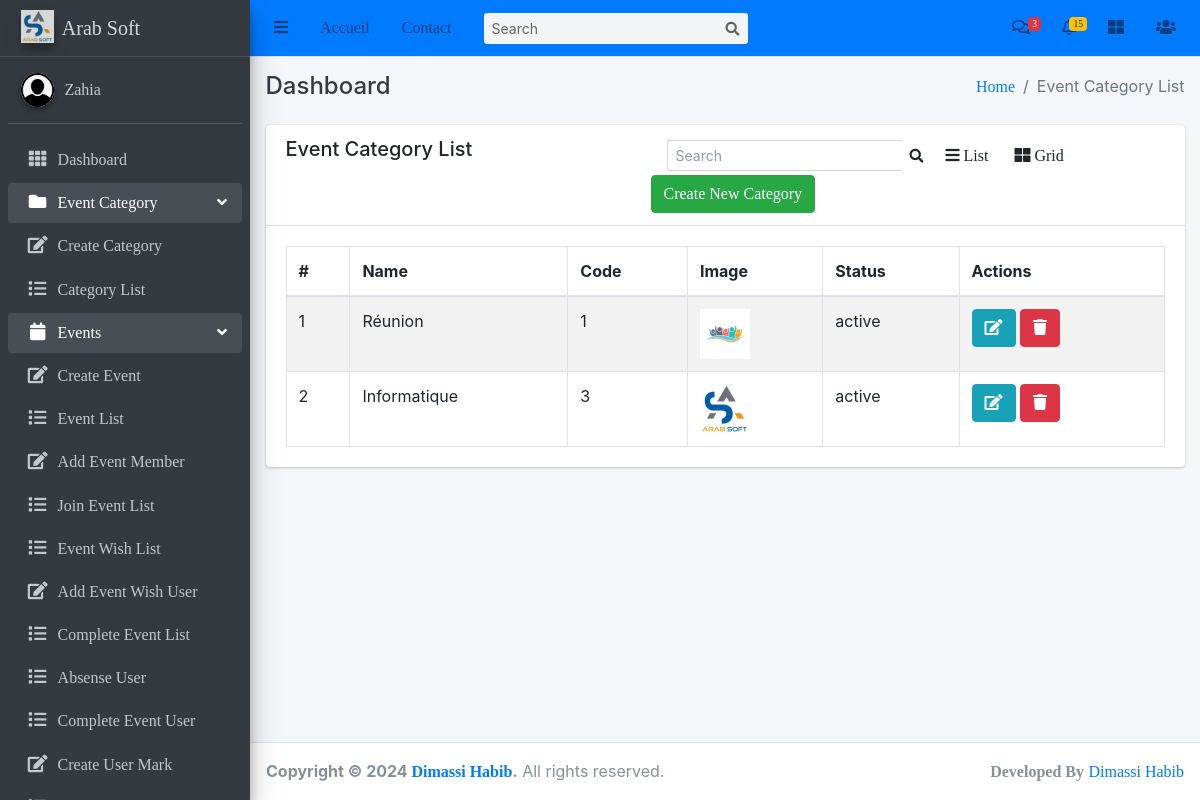
The app's page /events/category-list/ (signed in) with its own data.
### events/models.py (models this page shows, shortened)
class EventCategory(models.Model):
    name = models.CharField(max_length=255, unique=True)
    code = models.CharField(max_length=6, unique=True)
    image = models.ImageField(upload_to='event_category/')
    priority = models.IntegerField(unique=True)
    created_user = models.ForeignKey('auth.User', on_delete=models.CASCADE, related_name='created_user')
    updated_user = models.ForeignKey('auth.User', on_delete=models.CASCADE, related_name='updated_user')
    created_date = models.DateField(auto_now_add=True)
    updated_date = models.DateField(auto_now_add=True)
    status_choice = (
        ('disabled', 'Disabled'),
        ('active', 'Active'),
        ('deleted', 'Deleted'),
        ('blocked', 'Blocked'),
        ('completed', 'Completed'),
    )
    status = models.CharField(choices=status_choice, max_length=10)

### events/views.py (the view)
# urls.py: path('category-list/', EventCategoryListView.as_view(), name='event-category-list'),
class EventCategoryListView(LoginRequiredMixin, ListView):
    login_url = 'login'
    model = EventCategory
    template_name = 'events/event_category.html'
    context_object_name = 'event_category'

### templates/events/event_category.html (shortened to what this page needs)
{% extends 'base/base.html' %}
{% block breadcrumb %}Event Category List{% endblock breadcrumb %}
{% block content %}
    <div class="row">
        <div class="col-md-12">
            <div class="card">
                <div class="card-header">
                    <div class="row">
                        <div class="col-md-5">
                            <h5>Event Category List</h5>
                        </div>
                        <div class="col-md-7">
                            <div class="row">
                                <form class="form-inline ml-3" action="{% url 'search-event-category' %}" method="POST">
                                    <div class="input-group input-group-sm">
                                      <input class="form-control form-control-navbar" name="search" type="search" placeholder="Search" aria-label="Search">
                                      <div class="input-group-append">
                                        <button class="btn btn-navbar" type="submit">
                                          <i class="fas fa-search"></i>
                                        </button>
                                      </div>
                                    </div>
                                  </form>
                                <a class="btn" onclick="listView()"><i class="fa fa-bars"></i> List</a>
                                <a class="btn active" onclick="gridView()"><i class="fa fa-th-large"></i> Grid</a>
                                <a class="btn btn-success" href="{% url 'create-event-category' %}">Create New Category</a>
                            </div>
                        </div>
                    </div>
                </div>
                <div class="card-body">
                      <table class="table table-striped table-bordered datatable dataTable no-footer" id="DataTables_Table_0" role="grid" aria-describedby="DataTables_Table_0_info" style="border-collapse: collapse !important">
                        <thead>
                            <tr role="row">
                                <th>#</th>
                                <th>Name</th>
                                <th>Code</th>
                                <th class='ctg_image'>Image</th>
                                <th>Status</th>
                                <th>Actions</th>
                            </tr>
                        </thead>
                        <tbody>
                            {% for category in event_category %}
                              <tr>
                                  <td>{{ forloop.counter }}</td>
                                  <td>{{ category.name }}</td>
                                  <td>{{ category.code }}</td>
                                  <td class="ctg_image"><img class="ctg_image" src="{{ category.image.url }}" alt="Image" height="50px"></td>
                                  <td>{{ category.status }}</td>
                                  <td>
                                      <a class="btn btn-info" href="{% url 'edit-event-category' category.pk %}">
                                          <i class="fa fa-edit"></i>
                                      </a>
                                      <a class="btn btn-danger" href="{% url 'delete-event-category' category.pk %}">
                                          <i class="fa fa-trash"></i>
                                      </a>
                                  </td>
                              </tr>
                            {% endfor %}
                        </tbody>
                    </table>
                </div>
            </div>
        </div>
    </div>
{% endblock content %}

### templates/base/sidebar.html (shortened to what this page needs)
{% load static %}
<aside class="main-sidebar sidebar-dark-primary elevation-4">
    <a href="#" class="brand-link">
      <img src="{% static 'img/logo1.png' %}" alt="Logo" class="brand-image elevation-3"
           style="opacity: .8">
          <span class="brand-text font-weight-light">Arab Soft</span>
    </a>
    <div class="sidebar">
      <div class="user-panel mt-3 pb-3 mb-3 d-flex">
        <div class="image">
          <img src="{% static 'img/user.png' %}" class="img-circle elevation-2" alt="User Image">
        </div>
        <div class="info">
          <a href="#" class="d-block">{{ user }}</a>
        </div>
      </div>
      <nav class="mt-2">
        <ul class="nav nav-pills nav-sidebar flex-column" data-widget="treeview" role="menu" data-accordion="false">
          <li class="nav-item">
            <a href="{% url 'dashboard' %}" class="nav-link">
              <i class="nav-icon fas fa-th"></i>
              <p>
                Dashboard
              </p>
            </a>
          </li>
          <li class="nav-item has-treeview menu-open">
            <a href="#" class="nav-link">
              <i class="nav-icon fas fa-folder"></i>
              <p>
                Event Category
                <i class="right fas fa-angle-left"></i>
              </p>
            </a>
            <ul class="nav nav-treeview">
              <li class="nav-item">
                <a href="{% url 'create-event-category' %}" class="nav-link">
                  <i class="far fa fa-edit nav-icon"></i>
                  <p>Create Category</p>
                </a>
              </li>
              <li class="nav-item">
                <a href="{% url 'event-category-list' %}" class="nav-link">
                  <i class="far fa fa-list nav-icon"></i>
                  <p>Category List</p>
                </a>
              </li>
            </ul>
          </li>
          <li class="nav-item has-treeview menu-open">
            <a href="#" class="nav-link">
              <i class="nav-icon fas fa-calendar"></i>
              <p>
                Events
                <i class="right fas fa-angle-left"></i>
              </p>
            </a>
            <ul class="nav nav-treeview">
              <li class="nav-item">
                <a href="{% url 'event-create' %}" class="nav-link">
                  <i class="far fa fa-edit nav-icon"></i>
                  <p>Create Event</p>
                </a>
              </li>
              <li class="nav-item">
                <a href="{% url 'event-list' %}" class="nav-link">
                  <i class="far fa fa-list nav-icon"></i>
                  <p>Event List</p>
                </a>
              </li>
              <li class="nav-item">
                <a href="{% url 'add-event-member' %}" class="nav-link">
                  <i class="far fa fa-edit nav-icon"></i>
                  <p>Add Event Member</p>
                </a>
              </li>
              <li class="nav-item">
                <a href="{% url 'join-event-list' %}" class="nav-link">
                  <i class="far fa fa-list nav-icon"></i>
                  <p>Join Event List</p>
                </a>
              </li>
              <li class="nav-item">
                <a href="{% url 'event-wish-list' %}" class="nav-link">
                  <i class="far fa fa-list nav-icon"></i>
                  <p>Event Wish List</p>
                </a>
              </li>
              <li class="nav-item">
                <a href="{% url 'add-event-wish-user' %}" class="nav-link">
                  <i class="far fa fa-edit nav-icon"></i>
                  <p>Add Event Wish User</p>
                </a>
              </li>
              <li class="nav-item">
                <a href="{% url 'complete-event' %}" class="nav-link">
                  <i class="far fa fa-list nav-icon"></i>
                  <p>Complete Event List</p>
                </a>
              </li>
              <li class="nav-item">
                <a href="{% url 'absense-user' %}" class="nav-link">
                  <i class="far fa fa-list nav-icon"></i>
                  <p>Absense User</p>
                </a>
              </li>
              <li class="nav-item">
                <a href="{% url 'complete-event-user' %}" class="nav-link">
                  <i class="far fa fa-list nav-icon"></i>
                  <p>Complete Event User</p>
                </a>
              </li>
              <li class="nav-item">
                <a href="{% url 'create-user-mark' %}" class="nav-link">
                  <i class="far fa fa-edit nav-icon"></i>
                  <p>Create User Mark</p>
                </a>
              </li>
              <li class="nav-item">
                <a href="{% url 'user-mark' %}" class="nav-link">
                  <p>User Mark List</p>
                </a>
              </li>
            </ul>
          </li>
        </ul>
      </nav>
    </div>
  </aside>

### records on screen
EventCategory: name "Réunion", code "1", image (picture), status "active"
EventCategory: name "Informatique", code "3", image (picture), status "active"

### other values on screen
{{ user }} "Zahia"
